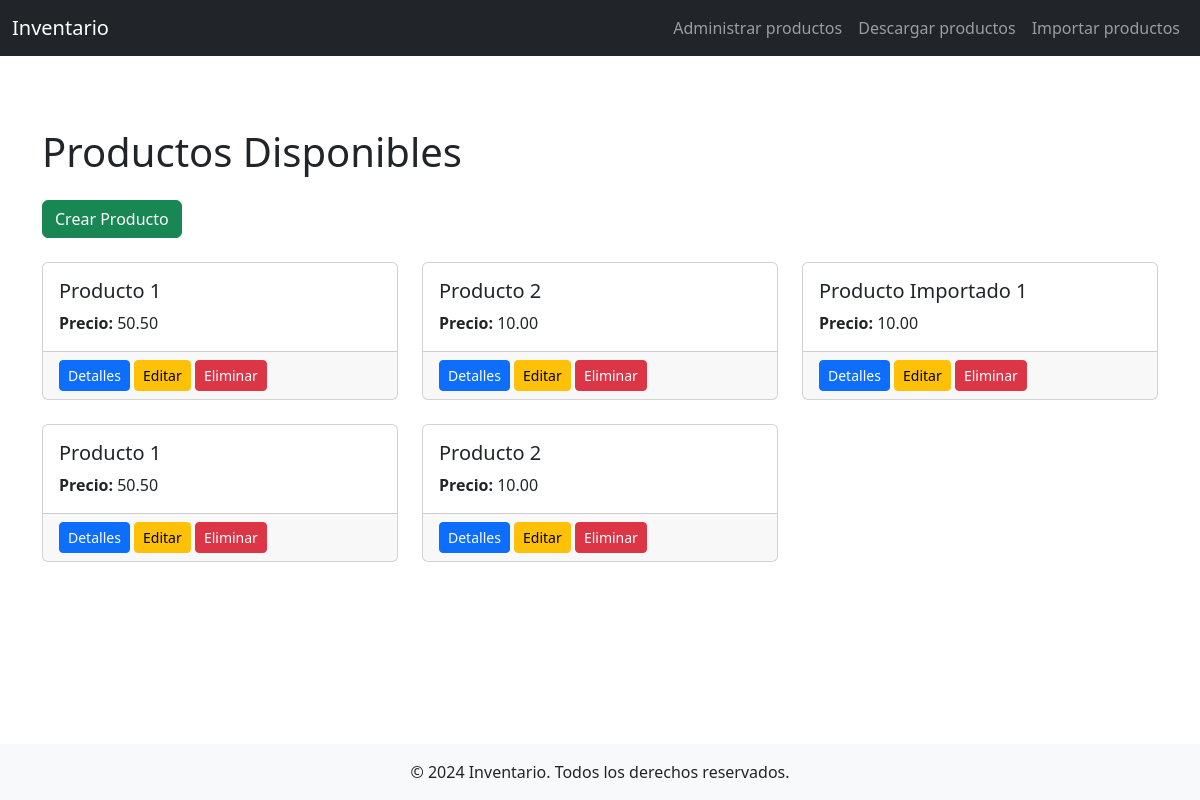
Before: / with the older database file.
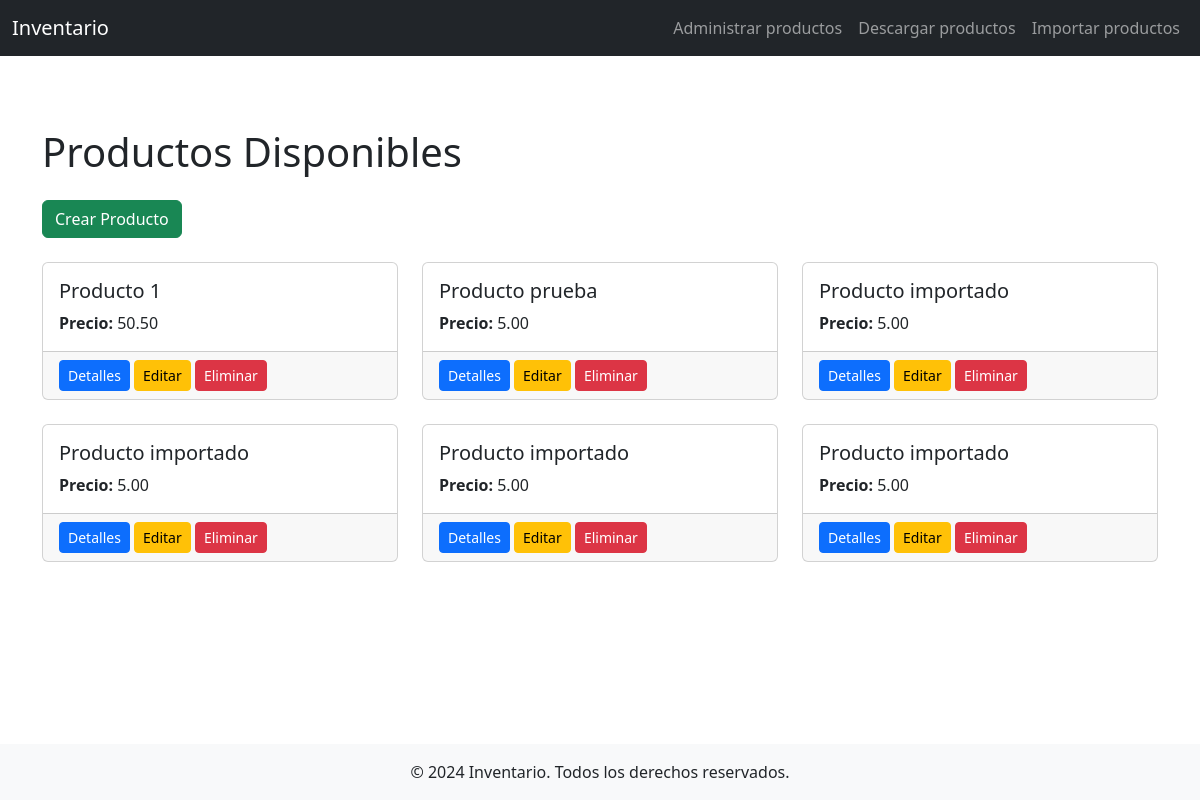
After: the same page with the newer database file.
### productos/models.py (models this page shows, shortened)
class Producto(models.Model):
    nombre = models.CharField(max_length=100)
    precio = models.DecimalField(max_digits=10, decimal_places=2)
    cantidad = models.IntegerField()
    descripcion = models.CharField(max_length=250)

### productos/views.py (the view)
# urls.py: path('', views.listar_productos, name='listar_productos'),
def listar_productos(request):
    productos = Producto.objects.all()
    return render(request, 'listar.html', {'productos': productos})

### productos/templates/listar.html (shortened to what this page needs)
{% extends "base.html" %}
{% block content %}
<div class="py-5">
    <h1 class="mb-4">Productos Disponibles</h1>
    <div class="mb-4">
        <a href="{% url 'crear_producto' %}" class="btn btn-success">Crear Producto</a>
    </div>
    <div class="row">
        {% for producto in productos %}
        <div class="col-md-4 mb-4">
            <div class="card h-100">
                <div class="card-body">
                    <h5 class="card-title">{{ producto.nombre }}</h5>
                    <p class="card-text"><strong>Precio:</strong> {{ producto.precio}}</p>
                </div>
                <div class="card-footer">
                    <button class="btn btn-primary btn-sm details-btn" data-product-id="{{ producto.id }}">Detalles</button>
                    <a href="{% url 'editar_producto' producto.id %}" class="btn btn-warning btn-sm">Editar</a>
                    <a href="{% url 'eliminar_producto' producto.id %}" class="btn btn-danger btn-sm">Eliminar</a>
                </div>
            </div>
        </div>
        {% endfor %}
    </div>
</div>
{% endblock %}

### productos/templates/base.html (shortened to what this page needs)
<!DOCTYPE html>
<html lang="es">
<head>
    <link href="https://cdn.jsdelivr.net/npm/bootstrap@5.3.3/dist/css/bootstrap.min.css" rel="stylesheet">
</head>
<body>
    <nav class="navbar navbar-expand-lg navbar-dark bg-dark fixed-top">
        <div class="container-fluid">
            <a class="navbar-brand" href="/">Inventario</a>
            <div class="collapse navbar-collapse" id="navbarNav">
                <ul class="navbar-nav ms-auto">
                    <li class="nav-item">
                        <a class="nav-link" href="/admin">Administrar productos</a>
                    </li>
                    <li class="nav-item">
                        <a class="nav-link" href="/exportar_csv">Descargar productos</a>
                    </li>
                    <li class="nav-item">
                        <a class="nav-link" href="/importar_csv">Importar productos</a>
                    </li>
                </ul>
            </div>
        </div>
    </nav>
    <div class="container mt-4">
        {% block content %}
        {% endblock %}
    </div>
    <footer>
        <div class="container">
            <p class="mb-0">&copy; 2024 Inventario. Todos los derechos reservados.</p>
        </div>
    </footer>
</body>
</html>

### productos/templates/base.html (style rules this page uses)
body { padding-top: 56px; }
footer { background-color: #f8f9fa; padding: 1rem 0; text-align: center; position: fixed; width: 100%; bottom: 0; }

Changed rows visible on the page:
removed Producto: nombre "Producto 1", precio "50.50"
removed Producto: nombre "Producto 2", precio "10.00"
removed Producto: nombre "Producto Importado 1", precio "10.00"
removed Producto: nombre "Producto 2", precio "10.00"
added Producto: nombre "Producto prueba", precio "5.00"
added Producto: nombre "Producto importado", precio "5.00"
added Producto: nombre "Producto importado", precio "5.00"
added Producto: nombre "Producto importado", precio "5.00"
added Producto: nombre "Producto importado", precio "5.00"
